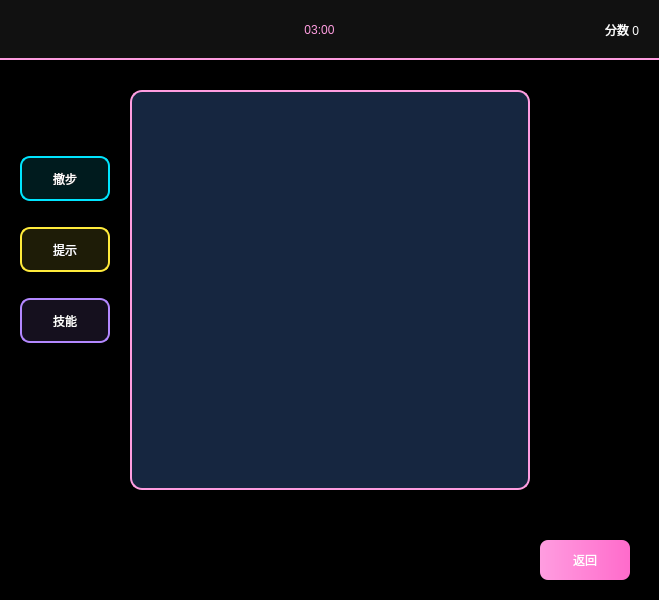
<?xml version="1.0" encoding="UTF-8"?>
<ui version="4.0">
 <class>mode_2</class>
 <widget class="QWidget" name="mode_2">
 <property name="geometry">
  <rect>
   <x>0</x>
   <y>0</y>
   <width>659</width>
   <height>600</height>
  </rect>
 </property>
 <property name="windowTitle">
  <string>旋风模式</string>
 </property>
  <property name="styleSheet">
   <string notr="true">background-color: rgb(0, 0, 0);</string>
  </property>

  <widget class="QWidget" name="topBar" native="true">
   <property name="geometry">
    <rect>
     <x>0</x>
     <y>0</y>
     <width>659</width>
     <height>60</height>
    </rect>
   </property>
   <property name="styleSheet">
    <string notr="true">background:#111;border-bottom:2px solid #ff9de0;</string>
   </property>
   <layout class="QHBoxLayout" name="topLay">
    <property name="rightMargin">
     <number>20</number>
    </property>
    <item>
     <widget class="QLabel" name="labelScore">
      <property name="styleSheet">
       <string notr="true">color:#fff;font:700 10pt 'Microsoft YaHei';</string>
      </property>
      <property name="text">
       <string/>
      </property>
      <property name="alignment">
       <set>Qt::AlignRight|Qt::AlignTrailing|Qt::AlignVCenter</set>
      </property>
     </widget>
    </item>
    <item>
     <widget class="QLabel" name="labelCountdown">
      <property name="styleSheet">
       <string notr="true">color:#ff9de0;font:700 24pt 'Microsoft YaHei';</string>
      </property>
      <property name="text">
       <string>03:00</string>
      </property>
      <property name="alignment">
       <set>Qt::AlignCenter</set>
      </property>
     </widget>
    </item>
    <item>
     <widget class="QLabel" name="labelScore_2">
      <property name="styleSheet">
       <string notr="true">color:#fff;font:700 20pt 'Microsoft YaHei';</string>
      </property>
      <property name="text">
       <string>分数 0</string>
      </property>
      <property name="alignment">
       <set>Qt::AlignRight|Qt::AlignTrailing|Qt::AlignVCenter</set>
      </property>
     </widget>
    </item>
   </layout>
  </widget>

  <widget class="QWidget" name="boardWidget" native="true">
   <property name="geometry">
    <rect>
     <x>130</x>
     <y>90</y>
     <width>400</width>
     <height>400</height>
    </rect>
   </property>
   <property name="styleSheet">
    <string notr="true">background:#162640;border:2px solid #ff9de0;border-radius:12px;</string>
   </property>
  </widget>

  <widget class="QPushButton" name="btnBack">
   <property name="geometry">
    <rect>
     <x>540</x>
     <y>540</y>
     <width>90</width>
     <height>40</height>
    </rect>
   </property>
   <property name="styleSheet">
    <string notr="true">
     QPushButton{
      color:#fff;
      font:14pt 'Microsoft YaHei';
      border:none;
      border-radius:8px;
      background:qlineargradient(x1:0,y1:0,x2:1,y2:0, stop:0 #ff9de0, stop:1 #ff6bcb);
     }
     QPushButton:hover{background:qlineargradient(x1:0,y1:0,x2:1,y2:0, stop:0 #ff6bcb, stop:1 #ff4fa5);}
     QPushButton:pressed{background:qlineargradient(x1:0,y1:0,x2:1,y2:0, stop:0 #ff4fa5, stop:1 #e0438c);}
    </string>
   </property>
   <property name="text">
    <string>返回</string>
   </property>
  </widget>

  <widget class="QWidget" name="leftSideWidget" native="true">
   <property name="geometry">
    <rect>
     <x>20</x>
     <y>150</y>
     <width>90</width>
     <height>200</height>
    </rect>
   </property>
   <layout class="QVBoxLayout" name="verticalLayout">
    <property name="spacing">
     <number>20</number>
    </property>

    <item>
     <widget class="QPushButton" name="btnUndo">
      <property name="minimumSize">
       <size>
        <width>0</width>
        <height>45</height>
       </size>
      </property>
      <property name="styleSheet">
       <string notr="true">
        QPushButton{
         color:#fff;
         font:bold 12pt 'Microsoft YaHei';
         border:2px solid #00e5ff;
         border-radius:10px;
         background:rgba(0, 229, 255, 30);
        }
        QPushButton:hover{background:rgba(0, 229, 255, 60); border-color:#fff;}
        QPushButton:pressed{background:rgba(0, 229, 255, 100);}
       </string>
      </property>
      <property name="text">
       <string>撤步</string>
      </property>
     </widget>
    </item>

    <item>
     <widget class="QPushButton" name="btnHint">
      <property name="minimumSize">
       <size>
        <width>0</width>
        <height>45</height>
       </size>
      </property>
      <property name="styleSheet">
       <string notr="true">
        QPushButton{
         color:#fff;
         font:bold 12pt 'Microsoft YaHei';
         border:2px solid #ffeb3b;
         border-radius:10px;
         background:rgba(255, 235, 59, 30);
        }
        QPushButton:hover{background:rgba(255, 235, 59, 60); border-color:#fff;}
        QPushButton:pressed{background:rgba(255, 235, 59, 100);}
       </string>
      </property>
      <property name="text">
       <string>提示</string>
      </property>
     </widget>
    </item>

    <item>
     <widget class="QPushButton" name="btnSkill">
      <property name="minimumSize">
       <size>
        <width>0</width>
        <height>45</height>
       </size>
      </property>
      <property name="styleSheet">
       <string notr="true">
        QPushButton{
         color:#fff;
         font:bold 12pt 'Microsoft YaHei';
         border:2px solid #b388ff;
         border-radius:10px;
         background:rgba(179, 136, 255, 30);
        }
        QPushButton:hover{background:rgba(179, 136, 255, 60); border-color:#fff;}
        QPushButton:pressed{background:rgba(179, 136, 255, 100);}
       </string>
      </property>
      <property name="text">
       <string>技能</string>
      </property>
     </widget>
    </item>
   </layout>
  </widget>

 </widget>
 <resources/>
 <connections/>
</ui>
